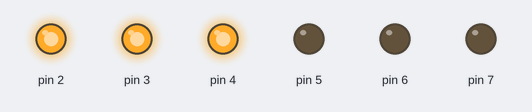
Bench run of a sketch on a simulated Arduino Uno, built with avr-gcc and run on an emulated ATmega328P. Shown: output pins drawn as LEDs (lit = HIGH).

Above: at 0.2 s.
At 1.7 s:
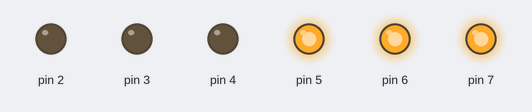
Timing chart, 0 to 3.0 s (numbered marks = the images above):
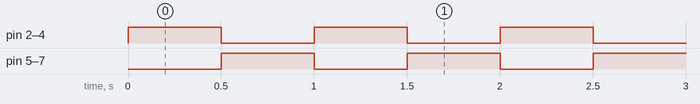

Measured:
- by itself, pin 2–7: alternates HIGH for 0.50 s and LOW for 0.50 s

The sketch:

modul1-perulangan2.ino
```cpp
int timer = 500; // delay. Diubah ke 500 agar kedipan bergantian lebih jelas terlihat.
                 // Semakin tinggi angkanya, semakin lambat waktunya.

void setup() {
  // gunakan loop for untuk menginisialisasi pin 2 sampai 7 sebagai output:
  for (int ledPin = 2; ledPin <= 7; ledPin++) {
    pinMode(ledPin, OUTPUT);
  }
}

void loop() {
  // --- KONDISI 1: 3 LED Kiri Menyala, 3 LED Kanan Mati ---
  // Menyalakan LED pin 2, 3, 4
  for (int i = 2; i <= 4; i++) {
    digitalWrite(i, HIGH);
  }
  // Mematikan LED pin 5, 6, 7
  for (int i = 5; i <= 7; i++) {
    digitalWrite(i, LOW);
  }

  delay(timer); // tahan kondisi ini selama waktu timer

  // --- KONDISI 2: 3 LED Kiri Mati, 3 LED Kanan Menyala ---
  // Mematikan LED pin 2, 3, 4
  for (int i = 2; i <= 4; i++) {
    digitalWrite(i, LOW);
  }
  // Menyalakan LED pin 5, 6, 7
  for (int i = 5; i <= 7; i++) {
    digitalWrite(i, HIGH);
  }

  delay(timer); // tahan kondisi ini selama waktu timer
}
```
